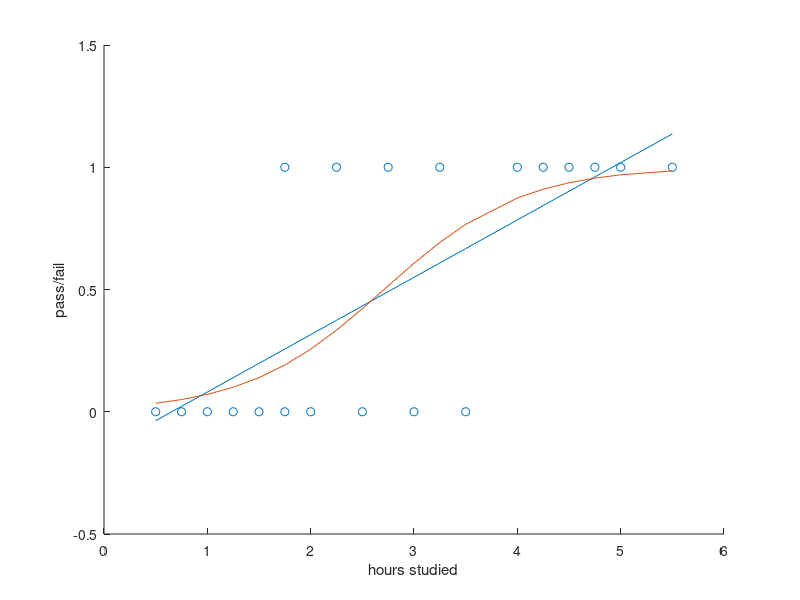

MATLAB code for this plot:
clc;
close all;

%training data
x=[0.5 0.75 1 1.25 1.5 1.75 1.75 2 2.25 2.5 2.75 3 3.25 3.5 4 4.25 4.50 4.75 5 5.50];
y=[0 0 0 0 0 0 1 0 1 0 1 0 1 0 1 1 1 1 1 1];


%initial values
a=0.0015; %learning rate
m=20;
i=1:20;
t0=0;   
t1=1;
j=zeros(1500,1);


for num=1:1500
   h=t0+t1*x(i);
j(num)=(0.5*m).*sum((h(i)-y(i)).^2);         %cost function
%grad
jt0=sum(h(i)-y(i));
jt1=sum((h(i)-y(i)).*x(i));
    t0=t0-a*jt0;
     t1=t1-a*jt1;  
end

x=[0.5 0.75 1 1.25 1.5 1.75 1.75 2 2.25 2.5 2.75 3 3.25 3.5 4 4.25 4.50 4.75 5 5.50]';
y=[0 0 0 0 0 0 1 0 1 0 1 0 1 0 1 1 1 1 1 1]';
x = [ones(20,1) ,x];  
a1=0.1; %learning rate
m=20;     
 t1 = zeros(2,1);
 j1=zeros(5000,1);
 
for num1=1:5000
    hyp1 = x * t1;
  h1 = 1./(1+exp(-hyp1));
j1(num1)=-(1/m) * sum(y.*log(h1) + (1-y) .*log(1-h1));         %cost function
grad1 = (1/m) .* x' *(h1-y); 
 t1 = t1 - a1*grad1; 
end  

%hypothesis plot
figure('Name','hypothesis1')
scatter (x(:,2),y)
hold on
plot(x(:,2),h)
hold on
plot(x(:,2),h1)
axis([0 6 -0.5 1.5])
xlabel('hours studied')
ylabel('pass/fail')
hold off








